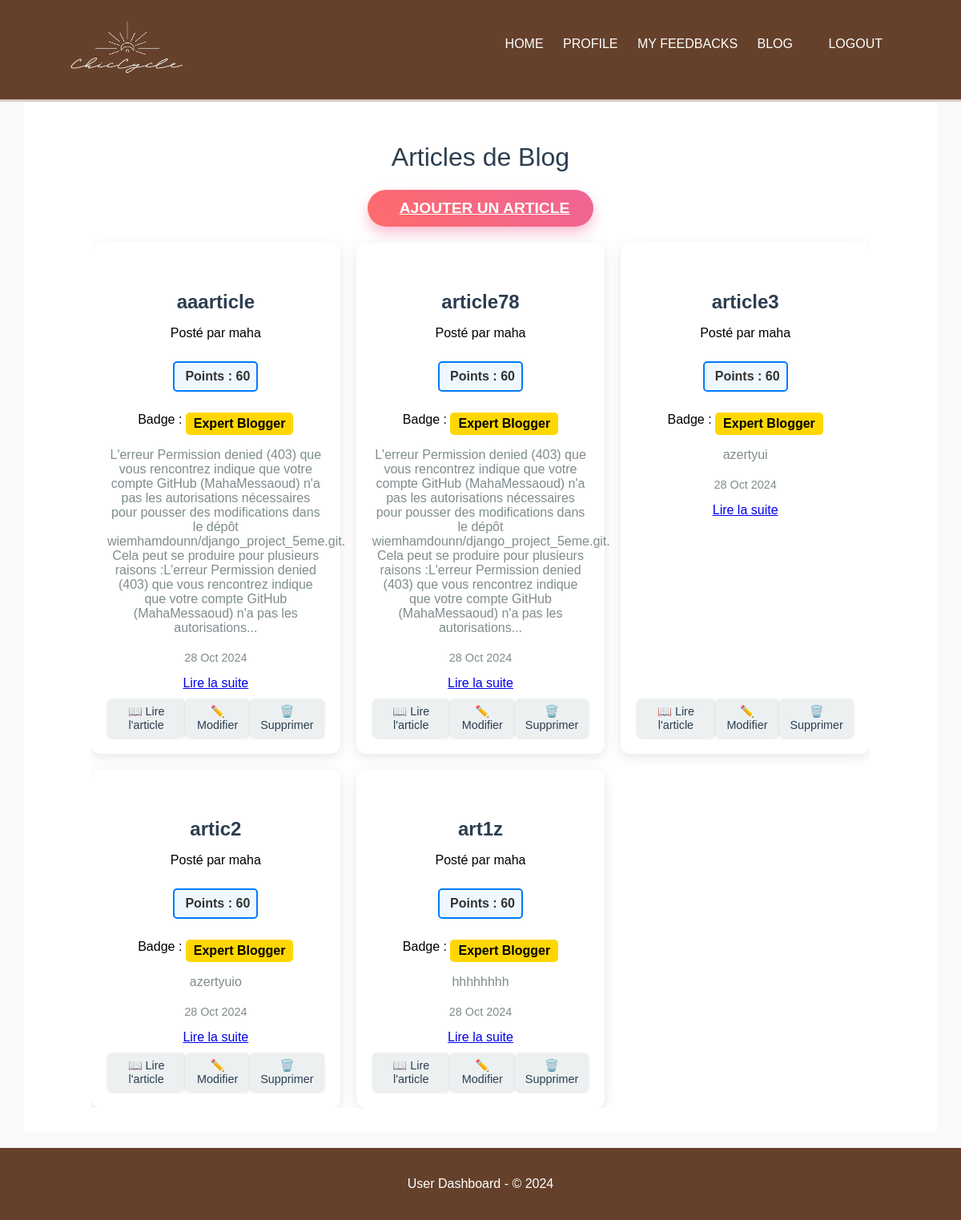
Screenshot of /post/listPost with the database file from the repository.
### users/models.py (models this page shows, shortened)
class BlogPost(models.Model):
    title = models.CharField(max_length=255)
    content = models.TextField()
    title_en = models.CharField(max_length=255, blank=True, null=True)
    content_en = models.TextField(blank=True, null=True)
    summary = models.TextField(blank=True, null=True)
    tags = models.TextField(blank=True, null=True)
    author = models.ForeignKey(settings.AUTH_USER_MODEL, on_delete=models.SET_NULL, null=True)
    excerpt = models.TextField(blank=True, null=True)
    created_at = models.DateTimeField(auto_now_add=True)
    updated_at = models.DateTimeField(auto_now=True)

class CustomUser(AbstractUser):
    ROLES = (
        ('superadmin', 'Super Admin'),
        ('admin', 'Admin'),
        ('user', 'User'),
    )
    role = models.CharField(max_length=10, choices=ROLES, default='user')
    image = models.ImageField(upload_to='profile_images/', default='profile_images/default.png', blank=True, null=True)
    avatar = models.ImageField(upload_to='avatars/', blank=True, null=True)
    points = models.IntegerField(default=0)  # Assurez-vous que cette ligne est correctement indentée
    badge = models.CharField(max_length=50, blank=True, null=True)

### users/viewsBlog.py (the view)
# urls.py: path('post/listPost', viewsBlog.list_blogs, name='list_blogs'),  # Liste des articles
def list_blogs(request):
    posts = BlogPost.objects.all().order_by('-created_at')
    return render(request, 'blog-management/blog_list.html', {'posts': posts})

### users/templates/blog-management/blog_list.html (shortened to what this page needs)
{% extends 'base_user.html' %} {% block content %}
<div class="container mt-5">
  <h1 class="text-center mb-4" style="font-weight: 300; color: #2c3e50">
    Articles de Blog
  </h1>
  <a href="{% url 'blog_create' %}" class="btn btn-add-article">
     Ajouter un article
  </a>
  <div class="card-container">
    {% for post in posts %}
    <div class="blog-card shadow-sm">
      <div class="blog-card-body">
        <h5 class="blog-title">{{ post.title }}</h5>
        <p class="blog-author text-muted">
          Posté par {{ post.author.username }}
        </p>
        <p class="points">
           Points : {{ post.author.points }}
        </p>
        <p>
          Badge : {% if post.author.badge == 'Expert Blogger' %}
          <span class="badge gold"
            > Expert Blogger</span
          >
          {% elif post.author.badge == 'Gold' %}
          <span class="badge gold"><i class="fas fa-medal"></i> Gold</span>
          {% elif post.author.badge == 'Argent' %}
          <span class="badge argent"><i class="fas fa-medal"></i> Argent</span>
          {% elif post.author.badge == 'Bronze' %}
          <span class="badge bronze"><i class="fas fa-medal"></i> Bronze</span>
          {% else %}
          <span class="badge default">Aucun Badge</span>
          {% endif %}
        </p>
        <p class="blog-excerpt">{{ post.excerpt }}</p>
        <p class="blog-date text-muted">{{ post.created_at|date:"d M Y" }}</p>
        <a href="{% url 'blog_detail' post.id %}">Lire la suite</a>
      </div>
      <div class="blog-card-footer">
        <a href="{% url 'blog_detail' post.id %}" class="action-btn view">
          📖 Lire l'article
        </a>
        <a href="{% url 'blog_update' post.id %}" class="action-btn update">
          ✏️ Modifier
        </a>
        <a href="{% url 'blog_delete' post.id %}" class="action-btn delete">
          🗑️ Supprimer
        </a>
      </div>
    </div>
    {% endfor %}
  </div>
</div>
{% endblock %}

### users/templates/base_user.html (style rules this page uses)
body { font-family: Arial, sans-serif; background-color: #ebe6e4; margin: 0; padding: 0; }
.container { width: 90%; max-width: 1200px; margin: auto; overflow: hidden; }

### users/templates/blog-management/blog_list.html (style rules this page uses)
body { background: #f8f9fa; }
.badge { padding: 5px 10px; border-radius: 5px; font-weight: bold; display: inline-flex; align-items: center; }
.points { font-size: 16px; font-weight: bold; color: #333; margin: 10px 0; padding: 8px; border: 2px solid #007bff; border-radius: 5px; background-color: #f0f8ff; display: inline-block; }
.gold { background-color: #ffd700; color: black; }
.container { max-width: 1200px; margin: 0 auto; }
.card-container { display: grid; grid-template-columns: repeat(auto-fill, minmax(280px, 1fr)); gap: 20px; margin-top: 20px; }
.blog-card { background-color: #fff; border-radius: 12px; padding: 20px; box-shadow: 0 4px 15px rgba(0, 0, 0, 0.1); display: flex; flex-direction: column; justify-content: space-between; transition: transform 0.3s ease, box-shadow 0.3s ease; }
.blog-title { font-size: 1.5em; font-weight: 600; color: #2c3e50; margin-bottom: 10px; }
.blog-date { font-size: 0.9em; color: #7f8c8d; margin-bottom: 15px; }
.blog-excerpt { font-size: 1em; color: #7f8c8d; margin-bottom: 20px; }
.blog-card-footer { display: flex; justify-content: space-between; align-items: center; margin-top: 10px; }
.action-btn { text-decoration: none; color: #2c3e50; background: #ecf0f1; padding: 8px 12px; border-radius: 6px; transition: background-color 0.2s ease, transform 0.2s ease; display: inline-block; font-size: 0.9em; box-shadow: 0 1px 3px rgba(0, 0, 0, 0.1); }
.btn-add-article { background: linear-gradient( 45deg, #ff6b6b, #f06595 ); color: #fff; border: none; padding: 12px 30px; font-size: 1.2em; font-weight: bold; border-radius: 40px; display: inline-flex; align-items: center; justify-content: center; text-transform: uppercase; transition: all 0.4s ease; box-shadow: 0 8px 15px rgba(240, 101, 149, 0.4); }

### rows the page displays
BlogPost: title "aaarticle", author.username "maha", author.points "60", shows "Expert Blogger", excerpt "L'erreur Permission denied (403) que vous rencontrez indique que votre compte GitHub (MahaMessaoud) n'a pas les autorisations nécessaires pour pousser des modifications dans le dépôt wiemhamdounn/django_project_5eme.git. Cela peut se produire pour plusieurs raisons :L'erreur Permission denied (403) que vous rencontrez indique que votre compte GitHub (MahaMessaoud) n'a pas les autorisations...", created_at "28 Oct 2024"
BlogPost: title "article78", author.username "maha", author.points "60", shows "Expert Blogger", excerpt "L'erreur Permission denied (403) que vous rencontrez indique que votre compte GitHub (MahaMessaoud) n'a pas les autorisations nécessaires pour pousser des modifications dans le dépôt wiemhamdounn/django_project_5eme.git. Cela peut se produire pour plusieurs raisons :L'erreur Permission denied (403) que vous rencontrez indique que votre compte GitHub (MahaMessaoud) n'a pas les autorisations...", created_at "28 Oct 2024"
BlogPost: title "article3", author.username "maha", author.points "60", shows "Expert Blogger", excerpt "azertyui", created_at "28 Oct 2024"
BlogPost: title "artic2", author.username "maha", author.points "60", shows "Expert Blogger", excerpt "azertyuio", created_at "28 Oct 2024"
BlogPost: title "art1z", author.username "maha", author.points "60", shows "Expert Blogger", excerpt "hhhhhhhh", created_at "28 Oct 2024"
